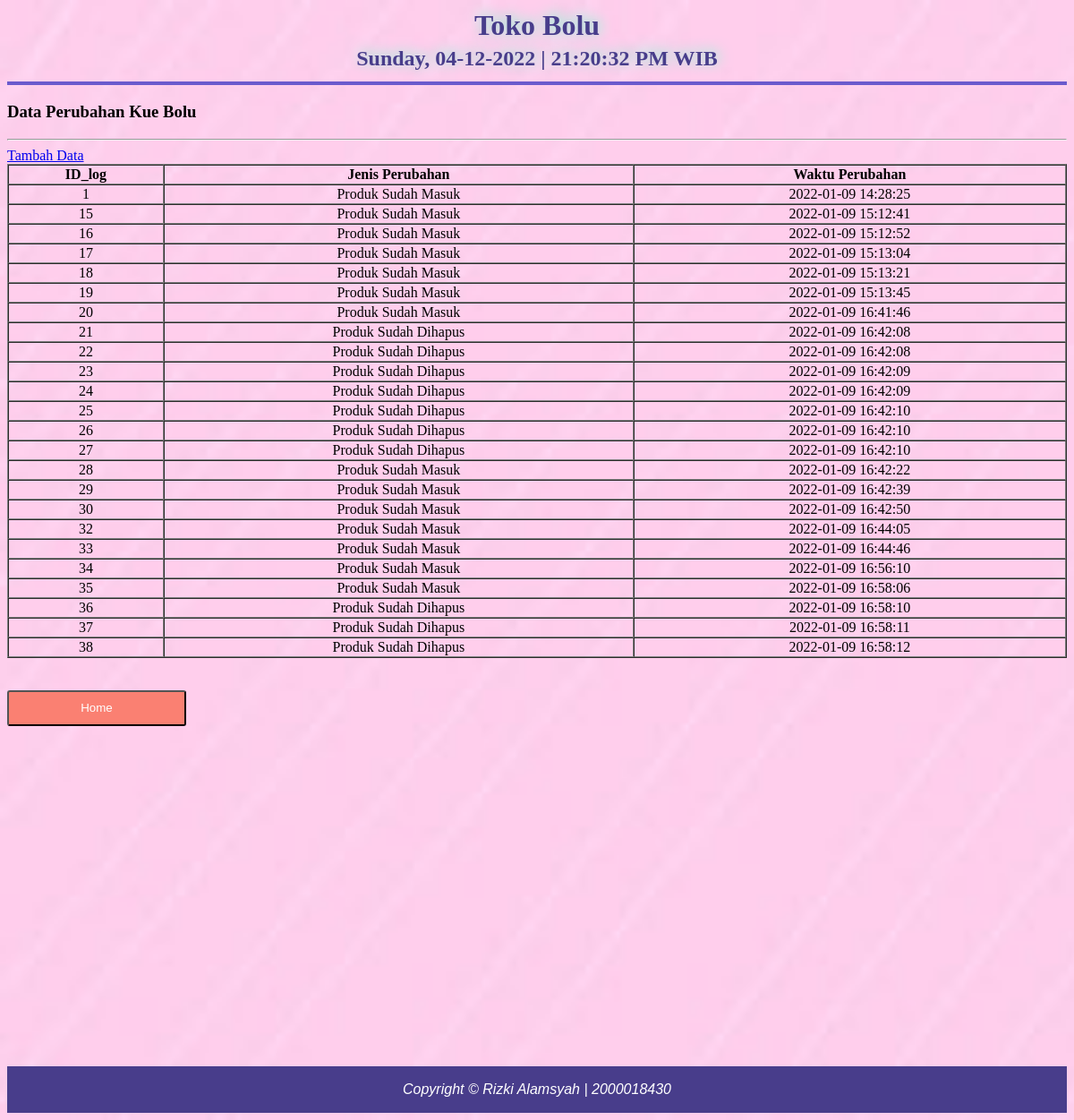
The page /data_log.php on the database its author committed.
### tables this page shows
CREATE TABLE `log_data` (
  `id_log` int(11) NOT NULL,
  `perubahan` varchar(20) NOT NULL,
  `waktu` datetime NOT NULL
);

### data_log.php (the view, shortened to what this page needs)
<!DOCTYPE html>
<html>
<head>
    <header>
			<h1>Toko Bolu</h1>
			<h2><b>
            <?php echo date('l, d-m-Y');
			echo " | " .date("H:i:s A") ." WIB";?>
			</h2></b>
	</header>
<h3>Data Perubahan Kue Bolu</h3>
<hr>
<a href="input_cabang.php">Tambah Data</a>
<table border="1" cellspacing="0" width="100%">
    <tr>
        <th>ID_log</th>
        <th>Jenis Perubahan</th>
        <th>Waktu Perubahan</th>
    </tr>
    <?php
    include "koneksi.php";
    $sqlcabang = mysqli_query($konek, "SELECT * FROM log_data ORDER BY id_log ASC");
    while($d = mysqli_fetch_array($sqlcabang)){
        echo"<tr>
        <td align='center'>$d[id_log]</td>
        <td align='center'>$d[perubahan]</td>
        <td align='center'>$d[waktu]</td>
        </tr>";
    }
    ?>
</table>
<br>
        <br>
        <table>
        <form action="halutama.php">
            <input class="tombol" type="submit" value="Home">
        </form>
    <div class="footer">
    <p>Copyright &copy; Rizki Alamsyah | 2000018430</p>
    </div>

### data_log.php (style rules this page uses)
header { position: relative; top: 0%; height: 70px; color:#483D8B; border-bottom: 4px solid #6A5ACD; border:left 0px; border-right: 0px; text-align: center; line-height:15px; text-shadow: 2px -2px 15px #7FFFD4; }
h2 { text-align: center; }
.tombol { background-color: salmon; color: #fff; border-radius: 3px; width: 200px; height: 40px; }
.footer { margin-top:380px; padding: 1px; background-color: #483D8B; text-align: center; color: #fff; font-family: Arial, Helvetica, sans-serif; font-style: italic }

### rows shown on the page
log_data: id_log "1", perubahan "Produk Sudah Masuk", waktu "2022-01-09 14:28:25"
log_data: id_log "15", perubahan "Produk Sudah Masuk", waktu "2022-01-09 15:12:41"
log_data: id_log "16", perubahan "Produk Sudah Masuk", waktu "2022-01-09 15:12:52"
log_data: id_log "17", perubahan "Produk Sudah Masuk", waktu "2022-01-09 15:13:04"
log_data: id_log "18", perubahan "Produk Sudah Masuk", waktu "2022-01-09 15:13:21"
log_data: id_log "19", perubahan "Produk Sudah Masuk", waktu "2022-01-09 15:13:45"
log_data: id_log "20", perubahan "Produk Sudah Masuk", waktu "2022-01-09 16:41:46"
log_data: id_log "21", perubahan "Produk Sudah Dihapus", waktu "2022-01-09 16:42:08"
log_data: id_log "22", perubahan "Produk Sudah Dihapus", waktu "2022-01-09 16:42:08"
log_data: id_log "23", perubahan "Produk Sudah Dihapus", waktu "2022-01-09 16:42:09"
log_data: id_log "24", perubahan "Produk Sudah Dihapus", waktu "2022-01-09 16:42:09"
log_data: id_log "25", perubahan "Produk Sudah Dihapus", waktu "2022-01-09 16:42:10"
log_data: id_log "26", perubahan "Produk Sudah Dihapus", waktu "2022-01-09 16:42:10"
log_data: id_log "27", perubahan "Produk Sudah Dihapus", waktu "2022-01-09 16:42:10"
log_data: id_log "28", perubahan "Produk Sudah Masuk", waktu "2022-01-09 16:42:22"
log_data: id_log "29", perubahan "Produk Sudah Masuk", waktu "2022-01-09 16:42:39"
log_data: id_log "30", perubahan "Produk Sudah Masuk", waktu "2022-01-09 16:42:50"
log_data: id_log "32", perubahan "Produk Sudah Masuk", waktu "2022-01-09 16:44:05"
log_data: id_log "33", perubahan "Produk Sudah Masuk", waktu "2022-01-09 16:44:46"
log_data: id_log "34", perubahan "Produk Sudah Masuk", waktu "2022-01-09 16:56:10"
log_data: id_log "35", perubahan "Produk Sudah Masuk", waktu "2022-01-09 16:58:06"
log_data: id_log "36", perubahan "Produk Sudah Dihapus", waktu "2022-01-09 16:58:10"
log_data: id_log "37", perubahan "Produk Sudah Dihapus", waktu "2022-01-09 16:58:11"
log_data: id_log "38", perubahan "Produk Sudah Dihapus", waktu "2022-01-09 16:58:12"
